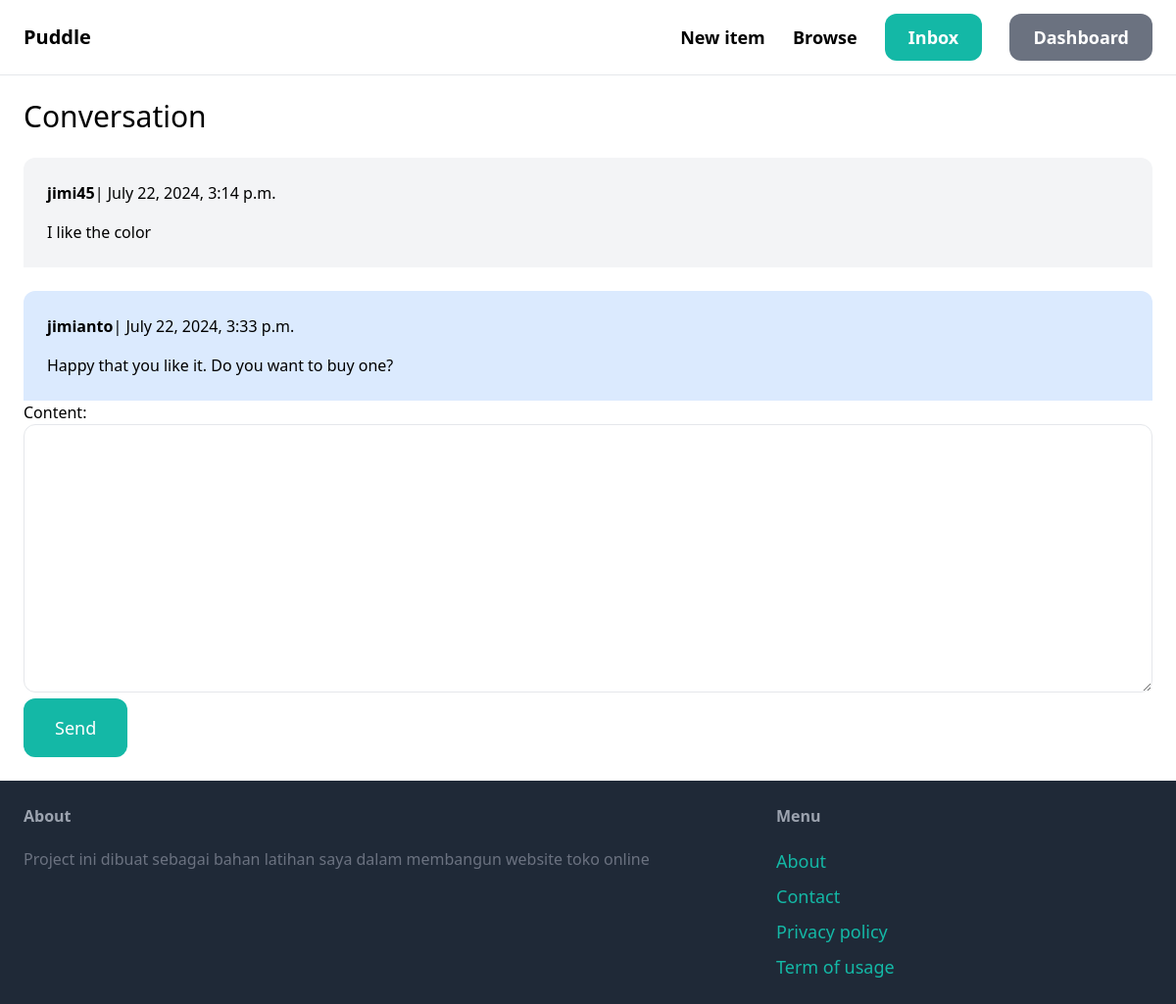
The app's page /inbox/3/ (signed in) with its own data.
### conversation/models.py (models this page shows)
class ConversationMessage(models.Model):
    conversation =models.ForeignKey(Conversation, related_name="messages", on_delete=models.CASCADE)
    content = models.TextField()
    created_by = models.ForeignKey(User, related_name="creted_messages", on_delete=models.CASCADE)
    created_at = models.DateTimeField(auto_now_add=True)

### conversation/views.py (the view)
# urls.py: path("<int:pk>/", views.detail, name="detail"),
@login_required
def detail(request, pk):
    conversation = Conversation.objects.filter(members__in=[request.user.id]).get(pk=pk)
    if request.method == "POST" :
        form = ConversationMessageForm(request.POST)
        if form.is_valid():
            conversation_message = form.save(commit=False)
            conversation_message.conversation = conversation
            conversation_message.created_by = request.user
            conversation_message.save()
            conversation.save()
            return redirect("conversation:detail", pk=pk)
    else:
        form = ConversationMessageForm()
    return render(request, "conversation/detail.html",{
        "conversation" : conversation,
        "form" : form
    })

### conversation/forms.py
class ConversationMessageForm(forms.ModelForm):
    class Meta:
        model = ConversationMessage
        fields = ("content",)
        widgets = {
           "content" : forms.Textarea(attrs={
                "class" : "w-full py-4 px-6 rounded-xl border"
            })
        }

### conversation/templates/conversation/detail.html (shortened to what this page needs)
{% extends 'core/base.html' %}
{%block content%}
<h1 class="mb-6 text-3xl">Conversation</h1>
<div class="space-y-6">
    {%for message in conversation.messages.all%}
        <div class="p-6 flex-col {%if message.created_by == request.user%} bg-blue-100 {%else%} bg-gray-100 {%endif%} rounded-t-xl">
            <p class="mb-4"><strong>{{message.created_by.username}}</strong>| {{ message.created_at }} </p>
            <p> {{ message.content}}</p>
        </div>
    {%endfor%}
</div>
<form method="post" action=".">
    {{form.as_p}}
    <button class="py-4 px-8 text-lg bg-teal-500 hover:bg-teal-700 rounded-xl text-white">Send</button>
</form>
{%endblock%}

### records on screen
ConversationMessage: created_by.username "jimi45", created_at "July 22, 2024, 3:14 p.m.", content "I like the color"
ConversationMessage: created_by.username "jimianto", created_at "July 22, 2024, 3:33 p.m.", content "Happy that you like it. Do you want to buy one?"
